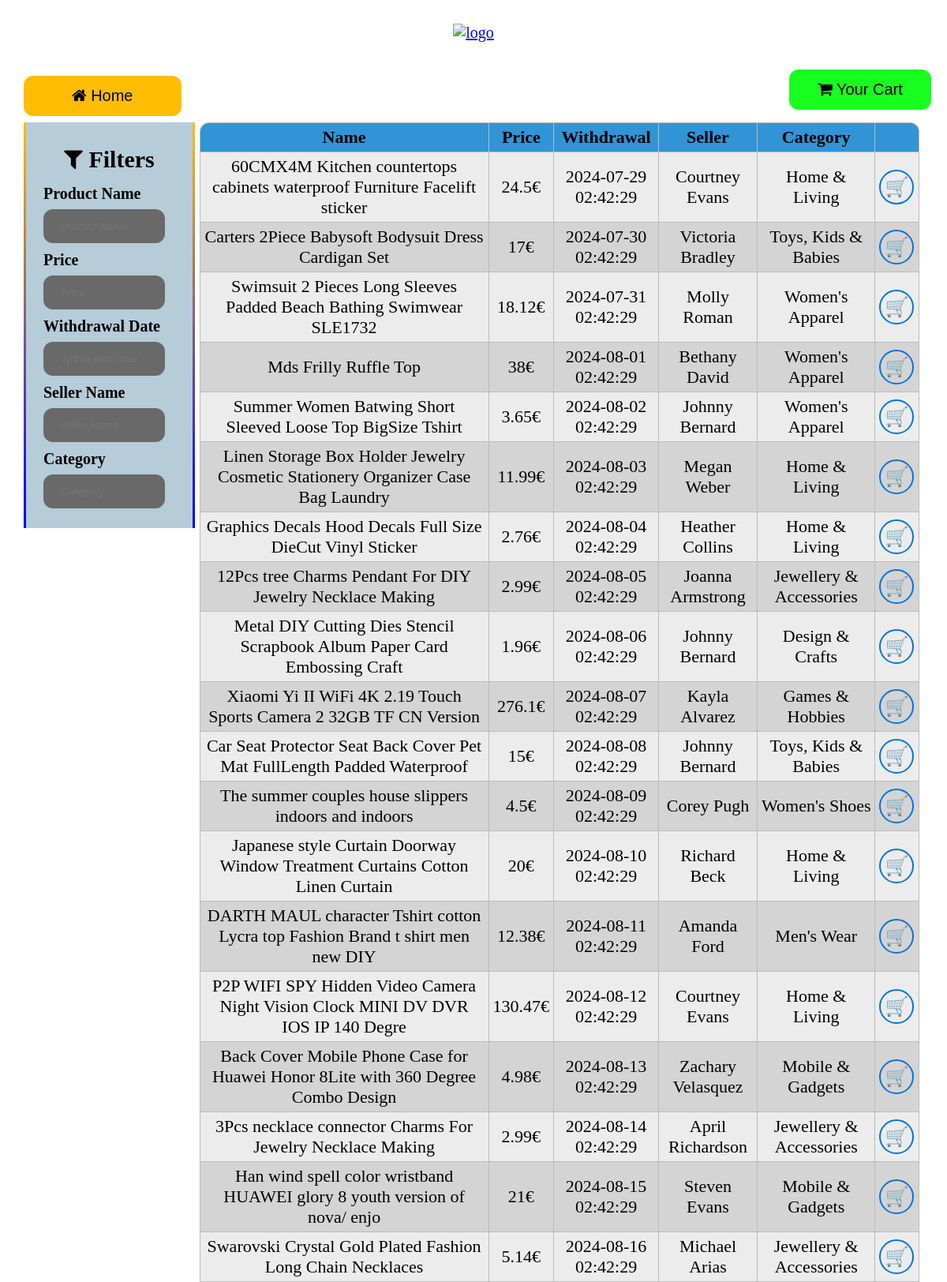
Screenshot of /products.php (signed in, upper part) with the database file from the repository.
### tables this page shows
CREATE TABLE `products` (
  `ID` int(11) NOT NULL,
  `NAME` varchar(100) NOT NULL,
  `PRODUCTCODE` varchar(50) NOT NULL,
  `PRICE` float NOT NULL,
  `DATEOFWITHDRAWAL` datetime NOT NULL,
  `SELLERNAME` varchar(50) NOT NULL,
  `SELLERID` int(11) NOT NULL,
  `CATEGORY` varchar(50) NOT NULL
);

### src/products.php (the view, shortened to what this page needs)
<!DOCTYPE html>
<html>
<link rel="stylesheet" href="https://cdnjs.cloudflare.com/ajax/libs/font-awesome/4.7.0/css/font-awesome.min.css">
<link rel="stylesheet" type="text/css" href="css_styles/products.css?<?php echo time(); ?>">
</head>
<body style="background-color: white;">
<div class="imgcontainer">
  <a href="welcome.php">
    <img src="images/logos/logo+name.png" alt="logo" class="logo">
  </a>
</div><br>
<button onclick="location.href='welcome.php'" class="btn home_button"><i class="fa fa-home" aria-hidden="true"></i> Home</button>
<button onclick="location.href='cart.php'" class="btn cart_button_right"><i class="fa fa-shopping-cart" aria-hidden="true"></i> Your Cart</button>
<div class="container">
<div class="wrapper">
<div class="products_head">
  <b><i class="fa fa-filter" aria-hidden="true"></i> Filters</b>
</div>
<div class="search_container">
  <label class = "search_label"><b>Product Name</b></label><br>
  <input type="text" id="name" class="search-key" placeholder="Product Name" >
</div>
<div class="search_container">
  <label class = "search_label"><b>Price</b></label><br>
  <input type="text" id="price" class="search-key" placeholder="Price" >
</div>
<div class="search_container">
  <label class = "search_label"><b>Withdrawal Date</b></label><br>
  <input type="text" id="withdrawal" class="search-key" placeholder="Withdrawal Date" >
</div>
<div class="search_container">
  <label class = "search_label"><b>Seller Name</b></label><br>
  <input type="text" id="seller" class="search-key" placeholder="Seller Name" >
</div>
<div class="search_container">
  <label class = "search_label"><b>Category</b></label><br>
  <input type="text" id="category" class="search-key" placeholder="Category" >
</div>
</div>
<?php
$conn = OpenCon();
$id = $_SESSION['id'];
$sql = "SELECT products.*, CASE
WHEN EXISTS (SELECT *
             FROM carts
             WHERE carts.PRODUCTID = products.ID AND carts.USERID = '$id')
THEN '1'
ELSE '0'
END as CART
        FROM products";
$result = mysqli_query($conn, $sql) or die("Bad query: $sql");
    echo"<table id=\"products_search\" >";
    echo"<tr><th>Name</th><th>Price</th><th>Withdrawal</th><th>Seller</th><th>Category</th><th></th></tr>\n";
    while($row = mysqli_fetch_assoc($result)) {
        $product_id = $row['ID'];?>
        <tr>
        <?php
        echo "<td data-input=\"name\">{$row['NAME']}</td>
          <td data-input=\"price\">{$row['PRICE']}€</td>
          <td data-input=\"withdrawal\">{$row['DATEOFWITHDRAWAL']}</td>
          <td data-input=\"seller\">{$row['SELLERNAME']}</td>
          <td data-input=\"category\">{$row['CATEGORY']}</td>"?>
          <td>
                <label for="heart(<?php echo $row['ID'];  ?> )"></label>
        </td>
          <?php echo "</tr>\n";
    }
    echo "</table>";
?>
</div>
</body>
</html>

### src/css_styles/products.css (style rules this page uses)
html, body { font-family: Trebuchet MS; }
body { margin: 30px; background-color: white; }
table { font-family: Trebuchet MS; border-collapse: separate; border-spacing: 0; width: 80%; font-size: 22px; text-align: center; margin-left: auto; margin-right: auto; justify-content: center; cursor: default; }
table tr th, table tr td { border-right: 1px solid #bbb; border-bottom: 1px solid #bbb; padding: 5px; cursor: default; }
table tr th:first-child, table tr td:first-child { border-left: 1px solid #bbb; }
table tr th { background: #3194d6; border-top: 1px solid #bbb; text-align: left; text-align: center; }
table tr:first-child th:first-child { border-top-left-radius: 12px; }
table tr:first-child th:last-child { border-top-right-radius: 12px; }
table tr:nth-child(even) { background: #ececec; }
table tr:nth-child(odd) { background: #D4D4D4; }
.search_container { width: 90%; margin: 2px; text-align: left; }
.wrapper { width: 15%; float: left; padding: 12px 20px; background-color: #b6ccd8; border-width: 3px; border-style: solid; border-image: linear-gradient( to top, blue, #ffbd00 ) 1 100%; }
input[type=text], input[type=password] { width: 100%; padding: 12px 20px; margin: 8px 0; display: inline-block; border: 2px solid #696968; box-sizing: border-box; background-color: #696969; color: white; border-radius: 12px; }
.container { width: 100%; background-color: transparent; text-align: center; float: left; }
.imgcontainer { background-color: transparent; text-align: center; margin: 24px 0 12px 0; }
img.logo { width: 10%; }
.products_head { background-color: transparent; justify-content: center; display: flex; color: black; font-size: 30px; margin: 15px 0; }
.search_label { color: black; text-align: left; }
.home_button { background-color: #ffbd00; padding: 14px 20px; margin: 8px 0; border: none; text-align: center; cursor: pointer; width: 17.5%; border-radius: 12px; justify-content: center; font-size: 20px; }
.cart_button_right { background-color: #18ff20; position: absolute; right: 20px; padding: 14px 20px; border: none; text-align: center; cursor: pointer; width: 15%; border-radius: 12px; justify-content: center; font-size: 20px; }
:root { font-size: 20px; --blue: #0074D9; --darkblue: #005FB2; }
body { background: #111111; }
input + label { font-size: 1.2rem; width: 2rem; height: 2rem; display: flex; justify-content: center; align-items: center; border: .1rem solid var(--blue); border-radius: 50%; background: transparent; transition: .1s all; cursor: pointer; z-index: 999 !important; }
input + label:after { content: "🛒"; }

### rows the page displays
products: NAME "60CMX4M Kitchen countertops cabinets waterproof Furniture Facelift sticker", PRICE "24.5", DATEOFWITHDRAWAL "2024-07-29 02:42:29", SELLERNAME "Courtney Evans", CATEGORY "Home & Living"
products: NAME "Carters 2Piece Babysoft Bodysuit Dress Cardigan Set", PRICE "17", DATEOFWITHDRAWAL "2024-07-30 02:42:29", SELLERNAME "Victoria Bradley", CATEGORY "Toys, Kids & Babies"
products: NAME "Swimsuit 2 Pieces Long Sleeves Padded Beach Bathing Swimwear SLE1732", PRICE "18.12", DATEOFWITHDRAWAL "2024-07-31 02:42:29", SELLERNAME "Molly Roman", CATEGORY "Women's Apparel"
products: NAME "Mds Frilly Ruffle Top", PRICE "38", DATEOFWITHDRAWAL "2024-08-01 02:42:29", SELLERNAME "Bethany David", CATEGORY "Women's Apparel"
products: NAME "Summer Women Batwing Short Sleeved Loose Top BigSize Tshirt", PRICE "3.65", DATEOFWITHDRAWAL "2024-08-02 02:42:29", SELLERNAME "Johnny Bernard", CATEGORY "Women's Apparel"
products: NAME "Linen Storage Box Holder Jewelry Cosmetic Stationery Organizer Case Bag Laundry", PRICE "11.99", DATEOFWITHDRAWAL "2024-08-03 02:42:29", SELLERNAME "Megan Weber", CATEGORY "Home & Living"
products: NAME "Graphics Decals Hood Decals Full Size DieCut Vinyl Sticker", PRICE "2.76", DATEOFWITHDRAWAL "2024-08-04 02:42:29", SELLERNAME "Heather Collins", CATEGORY "Home & Living"
products: NAME "12Pcs tree Charms Pendant For DIY Jewelry Necklace Making", PRICE "2.99", DATEOFWITHDRAWAL "2024-08-05 02:42:29", SELLERNAME "Joanna Armstrong", CATEGORY "Jewellery & Accessories"
products: NAME "Metal DIY Cutting Dies Stencil Scrapbook Album Paper Card Embossing Craft", PRICE "1.96", DATEOFWITHDRAWAL "2024-08-06 02:42:29", SELLERNAME "Johnny Bernard", CATEGORY "Design & Crafts"
products: NAME "Xiaomi Yi II WiFi 4K 2.19 Touch Sports Camera 2 32GB TF CN Version", PRICE "276.1", DATEOFWITHDRAWAL "2024-08-07 02:42:29", SELLERNAME "Kayla Alvarez", CATEGORY "Games & Hobbies"
products: NAME "Car Seat Protector Seat Back Cover Pet Mat FullLength Padded Waterproof", PRICE "15", DATEOFWITHDRAWAL "2024-08-08 02:42:29", SELLERNAME "Johnny Bernard", CATEGORY "Toys, Kids & Babies"
products: NAME "The summer couples house slippers indoors and indoors", PRICE "4.5", DATEOFWITHDRAWAL "2024-08-09 02:42:29", SELLERNAME "Corey Pugh", CATEGORY "Women's Shoes"
products: NAME "Japanese style Curtain Doorway Window Treatment Curtains Cotton Linen Curtain", PRICE "20", DATEOFWITHDRAWAL "2024-08-10 02:42:29", SELLERNAME "Richard Beck", CATEGORY "Home & Living"
products: NAME "DARTH MAUL character Tshirt cotton Lycra top Fashion Brand t shirt men new DIY", PRICE "12.38", DATEOFWITHDRAWAL "2024-08-11 02:42:29", SELLERNAME "Amanda Ford", CATEGORY "Men's Wear"
products: NAME "P2P WIFI SPY Hidden Video Camera Night Vision Clock MINI DV DVR IOS IP 140 Degre", PRICE "130.47", DATEOFWITHDRAWAL "2024-08-12 02:42:29", SELLERNAME "Courtney Evans", CATEGORY "Home & Living"
products: NAME "Back Cover Mobile Phone Case for Huawei Honor 8Lite with 360 Degree Combo Design", PRICE "4.98", DATEOFWITHDRAWAL "2024-08-13 02:42:29", SELLERNAME "Zachary Velasquez", CATEGORY "Mobile & Gadgets"
products: NAME "3Pcs necklace connector Charms For Jewelry Necklace Making", PRICE "2.99", DATEOFWITHDRAWAL "2024-08-14 02:42:29", SELLERNAME "April Richardson", CATEGORY "Jewellery & Accessories"
products: NAME "Han wind spell color wristband HUAWEI glory 8 youth version of nova/ enjo", PRICE "21", DATEOFWITHDRAWAL "2024-08-15 02:42:29", SELLERNAME "Steven Evans", CATEGORY "Mobile & Gadgets"
products: NAME "Swarovski Crystal Gold Plated Fashion Long Chain Necklaces", PRICE "5.14", DATEOFWITHDRAWAL "2024-08-16 02:42:29", SELLERNAME "Michael Arias", CATEGORY "Jewellery & Accessories"
